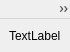
<?xml version="1.0" encoding="UTF-8"?>
<ui version="4.0">
 <class>MainWindow</class>
 <widget class="QMainWindow" name="MainWindow">
  <property name="geometry">
   <rect>
    <x>0</x>
    <y>0</y>
    <width>65</width>
    <height>52</height>
   </rect>
  </property>
  <property name="windowTitle">
   <string>MainWindow</string>
  </property>
  <widget class="QWidget" name="centralwidget">
   <layout class="QVBoxLayout" name="verticalLayout">
    <item>
     <widget class="MyNewImage" name="label">
      <property name="text">
       <string>TextLabel</string>
      </property>
     </widget>
    </item>
   </layout>
  </widget>
  <widget class="QMenuBar" name="menuBar">
   <property name="geometry">
    <rect>
     <x>0</x>
     <y>0</y>
     <width>65</width>
     <height>21</height>
    </rect>
   </property>
   <widget class="QMenu" name="menu">
    <property name="title">
     <string>настройка</string>
    </property>
    <addaction name="action_2"/>
   </widget>
   <widget class="QMenu" name="menu_2">
    <property name="title">
     <string>изображение</string>
    </property>
    <addaction name="action"/>
   </widget>
   <addaction name="menu"/>
   <addaction name="menu_2"/>
  </widget>
  <action name="action">
   <property name="text">
    <string>сохранить</string>
   </property>
  </action>
  <action name="action_2">
   <property name="checkable">
    <bool>true</bool>
   </property>
   <property name="checked">
    <bool>true</bool>
   </property>
   <property name="text">
    <string>параметры обработки</string>
   </property>
  </action>
 </widget>
 <customwidgets>
  <customwidget>
   <class>MyNewImage</class>
   <extends>QLabel</extends>
   <header>mynewimage.h</header>
  </customwidget>
 </customwidgets>
 <resources/>
 <connections/>
</ui>
